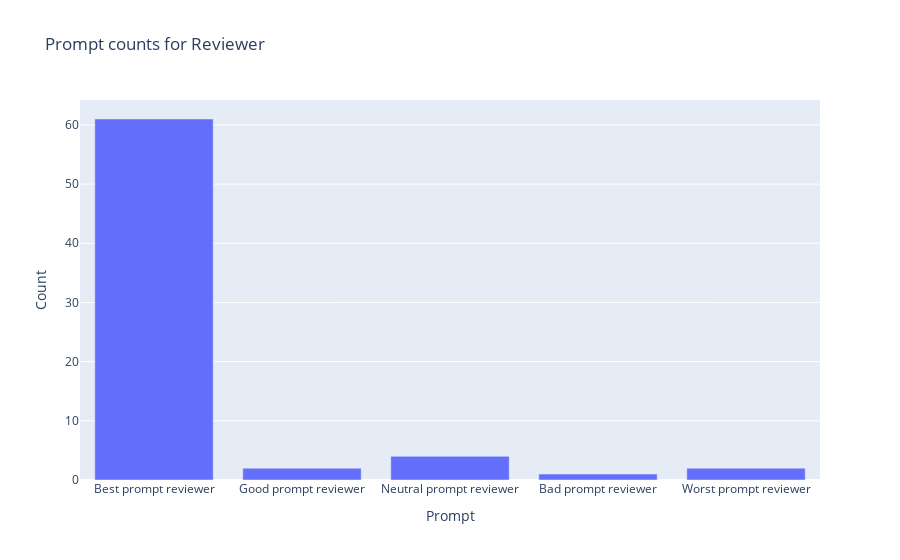

Here is the notebook cell this chart was saved with:
### Code cell
reviewer_action_counts = agent_reviewer.agent.action_counts
reviewer_prompts = agent_reviewer.prompts
prompt_counts_df = pd.DataFrame({
    "Prompt": reviewer_prompts,
    "Count": reviewer_action_counts
})
fig_2 = px.bar(
    prompt_counts_df,
    x="Prompt",
    y="Count",
    title="Prompt counts for Reviewer"
)
fig_2.show()

### Figure 1 — Plotly figure (JSON) as saved in the notebook; plotly's stock layout.template omitted (floating-point values rounded to 4 significant figures)
{"data": [{"alignmentgroup": "True", "hovertemplate": "Prompt=%{x}<br>Count=%{y}<extra></extra>", "legendgroup": "", "marker": {"color": "#636efa", "pattern": {"shape": ""}}, "name": "", "offsetgroup": "", "orientation": "v", "showlegend": false, "textposition": "auto", "type": "bar", "x": ["Best prompt reviewer", "Good prompt reviewer", "Neutral prompt reviewer", "Bad prompt reviewer", "Worst prompt reviewer"], "xaxis": "x", "y": [61, 2, 4, 1, 2], "yaxis": "y"}], "layout": {"barmode": "relative", "legend": {"tracegroupgap": 0}, "title": {"text": "Prompt counts for Reviewer"}, "xaxis": {"anchor": "y", "domain": [0, 1], "title": {"text": "Prompt"}}, "yaxis": {"anchor": "x", "domain": [0, 1], "title": {"text": "Count"}}}}
